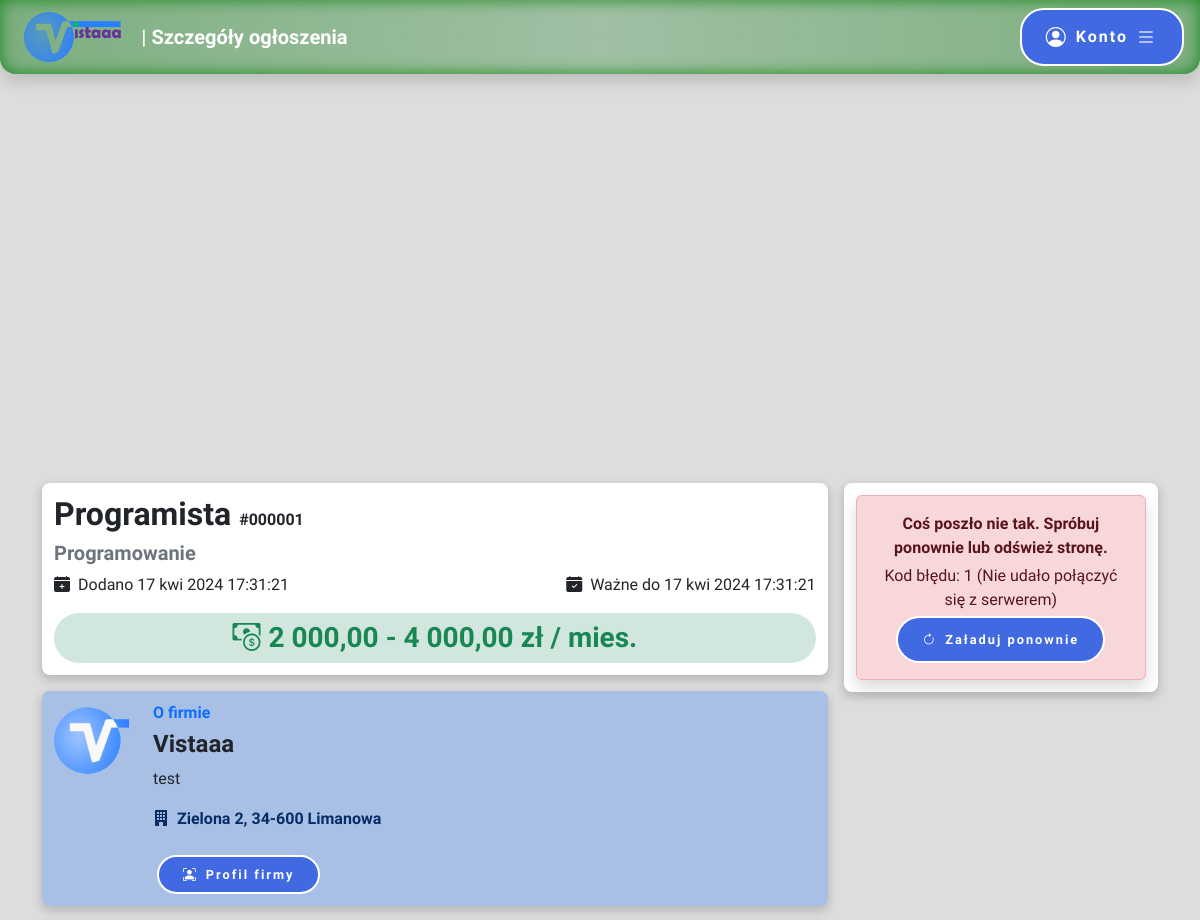
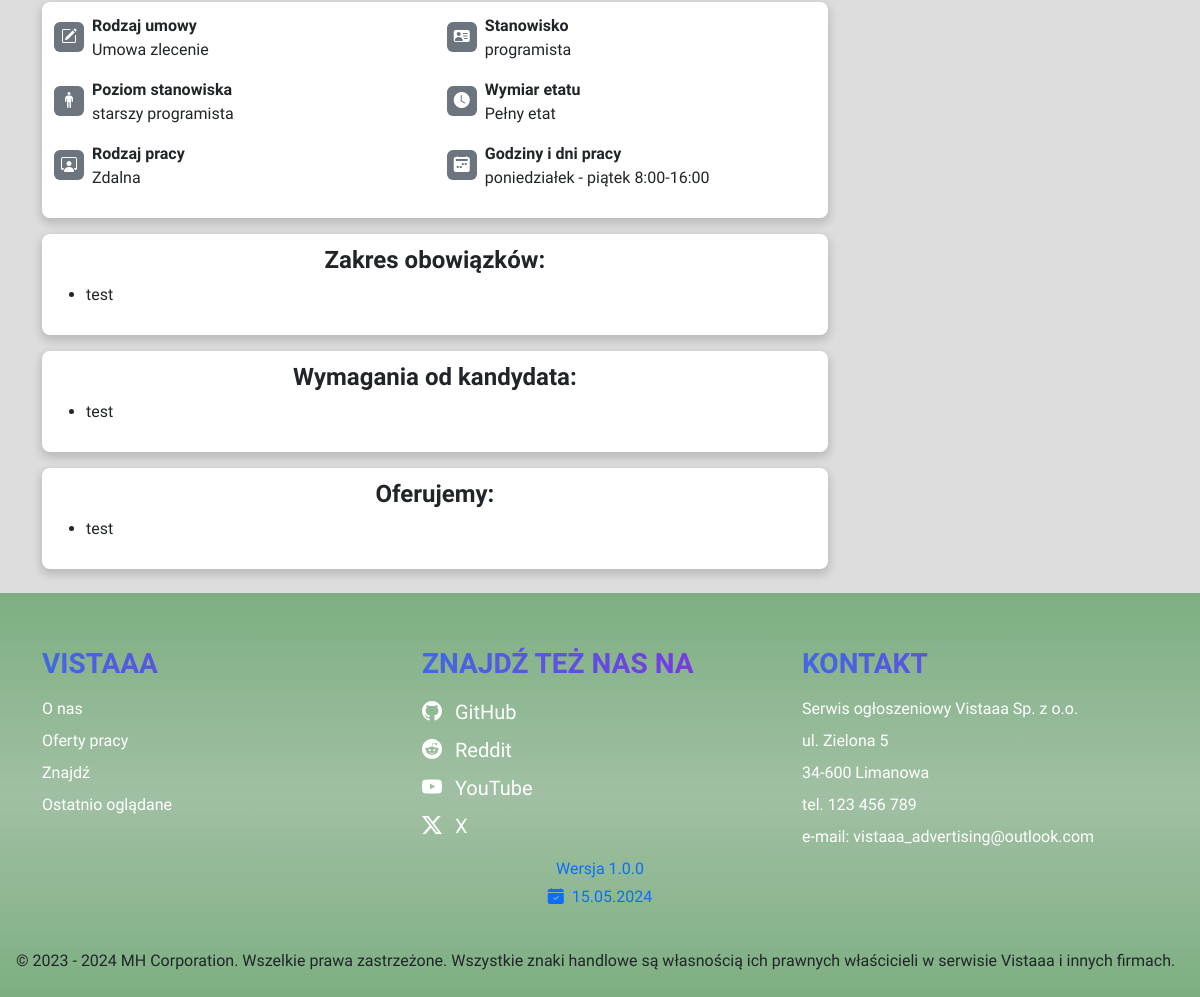
Page /offerdetails.php?id=1 on the committed database (2 pictures, top to bottom).
### tables this page shows
CREATE TABLE `advertisement` (
  `advertisement_id` int(10) UNSIGNED NOT NULL,
  `title` varchar(100) NOT NULL,
  `company_id` int(10) UNSIGNED NOT NULL,
  `position_name` varchar(50) NOT NULL,
  `position_level` varchar(50) NOT NULL,
  `contract_type` enum('Umowa o pracę','Umowa zlecenie','Umowa o dzieło') NOT NULL,
  `employment_type` enum('Pełny etat','Pół etatu','1/4 etatu','3/4 etatu','Staż','Praktyki','Wolontariat') NOT NULL,
  `work_type` enum('Zdalna','Stacjonarna','Hybrydowa') NOT NULL,
  `salary_lowest` decimal(8,2) DEFAULT NULL,
  `salary_highest` decimal(8,2) NOT NULL,
  `work_days` varchar(50) NOT NULL,
  `date_added` datetime NOT NULL,
  `date_expiration` datetime NOT NULL,
  `responsibilities` text NOT NULL,
  `requirements` text NOT NULL,
  `offer` text NOT NULL
);

CREATE TABLE `company` (
  `company_id` int(10) UNSIGNED NOT NULL,
  `email` varchar(254) NOT NULL,
  `password` varchar(244) NOT NULL,
  `name` varchar(100) NOT NULL,
  `description` text DEFAULT NULL,
  `street` varchar(100) DEFAULT NULL,
  `number` varchar(10) DEFAULT NULL,
  `city` varchar(50) DEFAULT NULL,
  `postcode` varchar(10) DEFAULT NULL
);

### offerdetails.php (the view, shortened to what this page needs)
<!DOCTYPE html>
<html lang="pl">
<head>
    <link href="https://cdn.jsdelivr.net/npm/bootstrap@5.3.3/dist/css/bootstrap.min.css" rel="stylesheet">
    <link rel="stylesheet" href="https://cdn.jsdelivr.net/npm/bootstrap-icons@1.11.3/font/bootstrap-icons.min.css">
    <link rel="stylesheet" href="style.css">
</head>
<body id="offerBody">
	<?php
		include "header.php";
	?>
	<main>
		<?php
			require "connect.php";
            $connect = new mysqli($host, $db_user, $db_password, $db_name);
            $connect->set_charset('utf8mb4');
            $result = $connect->execute_query('SELECT * FROM advertisement WHERE advertisement_id = ?', [$_GET["id"]]);
            if($result->num_rows > 0)
            {
				$row = $result->fetch_assoc();
				echo "<iframe class='w-100' src='https://www.google.com/maps/embed?pb=!1m18!1m12!1m3!1d2580.6341520898554!2d20.41741487692789!3d49.69886194119375!2m3!1f0!2f0!3f0!3m2!1i1024!2i768!4f13.1!3m3!1m2!1s0x47161cd0d7dfe0e5%3A0x8b8e90f28d06c112!2zWmVzcMOzxYIgU3prw7PFgiBUZWNobmljem55Y2ggaSBPZ8OzbG5va3N6dGHFgmNhY3ljaCBpbS4gSmFuYSBQYXfFgmEgSUk!5e0!3m2!1spl!2spl!4v1704599107714!5m2!1spl!2spl' height='450' style='border: 0;' allowfullscreen='' loading='lazy'></iframe>";
				echo "<article class='container-lg' id='advertisementInfo'>";
				echo "<section class='d-grid'>";
				echo "<section class='align-items-center justify-content-center d-flex flex-column' id='saveApplySection'>";
				echo "</section><section>";
				echo "<h1 class='fs-2'>".$row["title"]." <span class='fs-6'>#".str_pad($row["advertisement_id"], 6, "0", STR_PAD_LEFT)."</span></h1>";
				$categoryResult = $connect->execute_query('SELECT name FROM advertisement_category INNER JOIN category USING(category_id) WHERE advertisement_id = ?', [$row["advertisement_id"]]);
				$categoryArray = array();
				while($categoryRow = $categoryResult->fetch_assoc())
					array_push($categoryArray, $categoryRow["name"]);
				echo "<h2 class='fs-5 text-secondary fw-bold'>".implode(", ", $categoryArray)."</h2>";
				echo "<div class='d-flex justify-content-between flex-wrap'>";
				$months = array("stycznia", "lutego", "marca", "kwietnia", "maja", "czerwca", "lipca", "sierpnia", "września", "października", "listopada", "grudnia");
				$date_added = new DateTime($row["date_added"]);
				echo "<p class='me-3'><i class='bi bi-calendar-plus-fill me-2'></i>Dodano ".$date_added->format("j")." ".mb_substr($months[(int)($date_added->format("n")) - 1], 0, 3)." ".$date_added->format("Y G:i:s")."</p>";
				$date_expiration = new DateTime($row["date_expiration"]);
				echo "<p><i class='bi bi-calendar-check-fill me-2'></i>Ważne do ".$date_expiration->format("j")." ".mb_substr($months[(int)($date_expiration->format("n")) - 1], 0, 3)." ".$date_expiration->format("Y G:i:s")."</p>";
				echo "</div>";
				echo "<div class='mx-auto bg-success-subtle p-4 p-sm-2 rounded-pill'>";
				echo "<h3 class='text-center text-success fw-bold mb-0'><i class='bi bi-cash-coin me-2'></i>".(is_null($row["salary_lowest"]) ? number_format($row["salary_highest"], 2, ",", " ") : number_format($row["salary_lowest"], 2, ",", " ")." - ".number_format($row["salary_highest"], 2, ",", " "))." zł / mies.</h3>";
				echo "</div></section>";
				echo "<section class='d-flex bg-primary bg-opacity-25'>";
				$path = "./img/company/".$row["company_id"]."/";
				$companyResult = $connect->execute_query('SELECT * FROM company WHERE company_id = ?', [$row["company_id"]]);
				$companyRow = $companyResult->fetch_assoc();
				echo "<img class='align-self-start me-4 rounded-3' src='".$path.scandir($path)[2]."' width='75' alt='Logo firmy ".$companyRow["name"]."'>";
				echo "<div>";
				echo "<h5 class='fs-6 text-primary'>O firmie</h5>";
				echo "<h6 class='fs-4'>".$companyRow["name"]."</h6>";
				echo "<p>".$companyRow["description"]."</p>";
				echo "<p class='fw-bold text-primary-emphasis'><i class='bi bi-building-fill me-2'></i>".$companyRow["street"]." ".$companyRow["number"].", ".$companyRow["postcode"]." ".$companyRow["city"]."</p>";
				echo "<a href='./profile.php?mode=company?id=".$row["company_id"]."' target='_blank' class='commonButton companyProfileButton py-2 mt-2 d-inline-block text-decoration-none'><i class='bi bi-person-bounding-box me-2'></i>Profil firmy</a>";
				echo "</div>";
				echo "</section>";
				echo<<<info
				<section>
					<div class="row">
						<div class="d-flex col-md-6 jobInfo">
							<div class="bg-secondary mt-2 rounded d-flex align-items-center justify-content-center jobInfoIcon text-white">
								<i class="bi bi-pencil-square"></i>
							</div>
							<div>
								<strong>Rodzaj umowy</strong>
								<p>{$row["contract_type"]}</p>
							</div>
						</div>
						<div class="d-flex col-md-6 jobInfo">
							<div class="bg-secondary mt-2 rounded d-flex align-items-center justify-content-center jobInfoIcon text-white">
								<i class="bi bi-person-vcard-fill"></i>
							</div>
							<div>
								<strong>Stanowisko</strong>
								<p>{$row["position_name"]}</p>
							</div>
						</div>
						<div class="d-flex col-md-6 jobInfo">
							<div class="bg-secondary mt-2 rounded d-flex align-items-center justify-content-center jobInfoIcon text-white">
								<i class="bi bi-person-standing"></i>
							</div>
							<div>
								<strong>Poziom stanowiska</strong>
								<p>{$row["position_level"]}</p>
							</div>
						</div>
						<div class="d-flex col-md-6 jobInfo">
							<div class="bg-secondary mt-2 rounded d-flex align-items-center justify-content-center jobInfoIcon text-white">
								<i class="bi bi-clock-fill"></i>
							</div>
							<div>
								<strong>Wymiar etatu</strong>
								<p>{$row["employment_type"]}</p>
							</div>
						</div>
						<div class="d-flex col-md-6 jobInfo">
							<div class="bg-secondary mt-2 rounded d-flex align-items-center justify-content-center jobInfoIcon text-white">
								<i class="bi bi-person-workspace"></i>
							</div>
							<div>
								<strong>Rodzaj pracy</strong>
								<p>{$row["work_type"]}</p>
							</div>
						</div>
						<div class="d-flex col-md-6 jobInfo">
							<div class="bg-secondary mt-2 rounded d-flex align-items-center justify-content-center jobInfoIcon text-white">
								<i class="bi bi-calendar2-week-fill"></i>
							</div>
							<div>
								<strong>Godziny i dni pracy</strong>
				info;
				echo "<p>".str_replace(["\r\n", "\r", "\n"], "<br>", $row["work_days"])."</p>";
				echo "</div></div></div></section>";
				echo "<section>";
				echo "<h4 class='text-center'>Zakres obowiązków:</h4>";
				echo "<ul>";
				$responsibilities = preg_split('/\r\n|\r|\n/', $row["responsibilities"]);
				foreach($responsibilities as $responsibility)
					echo "<li>{$responsibility}</li>";
				echo "</ul></section>";
				echo "<section>";
				echo "<h4 class='text-center'>Wymagania od kandydata:</h4>";
				echo "<ul>";
				$requirements = preg_split('/\r\n|\r|\n/', $row["requirements"]);
				foreach($requirements as $requirement)
					echo "<li>{$requirement}</li>";
				echo "</ul></section>";
				echo "<section>";
				echo "<h4 class='text-center'>Oferujemy:</h4>";
				echo "<ul>";
				$offer = preg_split('/\r\n|\r|\n/', $row["offer"]);
				foreach($offer as $off)
					echo "<li>{$off}</li>";
				echo "</ul></section>";
			}
			else
				echo "<article class='container-md'><div class='alert alert-danger information'><strong>Błąd 404: Nieprawidłowy identyfikator produktu.</strong> <a href='index.php'>Wróć na stronę główną</a></div></article>";
		?>
			</section>
		</article>
	</main>
	<?php
		include "footer.php";
	?>
</body>
</html>

### style.css (style rules this page uses)
html, body { scrollbar-width: thin; scrollbar-color: var(--bs-primary) lightgray; font-family: Itim, cursive; }
.jobInfo { gap: .5rem; }
.jobInfoIcon { width: 30px; height: 30px; }
body { padding-right: 0 !important; }
:is(h1, h2, h3, h4, h5, h6) { font-family: 'Signika Negative', sans-serif; font-weight: bold; }
body { min-height: 100vh; background-color: #DDD; display: flex; flex-direction: column; }
main { flex: 1; margin-top: 1rem; }
.commonButton, .successButton, .dangerButton { border: 2px solid; font-weight: bold; border-radius: 1.5rem; letter-spacing: 2px; margin: 0 .25rem; padding: .75rem 1.5rem; font-family: 'Signika Negative', sans-serif; transition: .3s ease-in-out; color: white; }
.commonButton { background-color: #4169E1; }
.companyProfileButton, #reload { font-size: .8rem; }
#advertisementInfo > section { grid-template-columns: minmax(0, 2.5fr) minmax(250px, 1fr); grid-auto-flow: dense; gap: 1rem; margin-top: -4rem; }
#advertisementInfo > section > section { border-radius: .5rem; background-color: white; box-shadow: 0 .25rem .5rem .125rem rgb(0 0 0 / .15); word-break: break-all; padding: .75rem; }
#advertisementInfo > section > section:first-child { grid-column: 2; grid-row: 1 / 6; height: fit-content; min-height: 8rem; gap: .5rem; position: sticky; word-break: initial; top: 6rem; }

### rows in the picture
advertisement: title "Programista", advertisement_id "000001", date_added "17", date_added "kwi", date_added "2024 17:31:21", date_expiration "17", date_expiration "kwi", date_expiration "2024 17:31:21", salary_lowest "2 000,00", salary_highest "4 000,00", contract_type "Umowa zlecenie", position_name "programista", position_level "starszy programista", employment_type "Pełny etat", work_type "Zdalna", work_days "poniedziałek - piątek 8:00-16:00", responsibilities "test", requirements "test", offer "test"
company: name (picture), name "Vistaaa", description "test", street "Zielona", number "2", postcode "34-600", city "Limanowa"

### other values in the picture
$pageName "Szczegóły ogłoszenia"
implode(", ", $categoryArray) "Programowanie"
$version['major'] "1"
$version['minor'] "0"
$version['patch'] "0"
$version["releaseDate"]->format("d.m.Y") "15.05.2024"
$version["releaseDate"]->format("Y") "2024"
